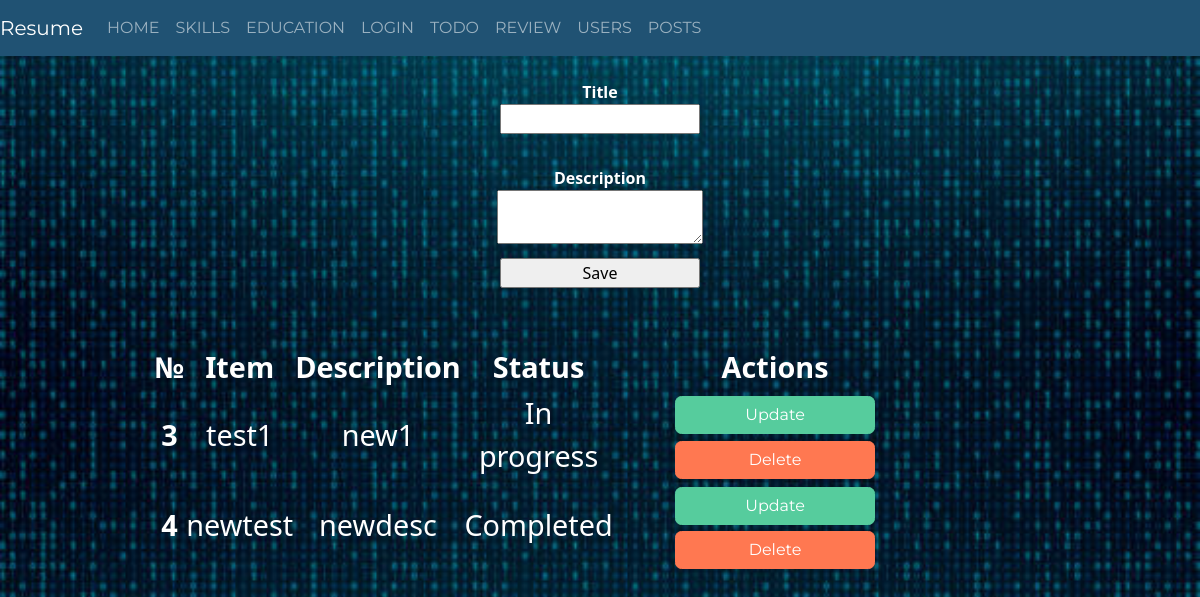
/tasks, run on an earlier commit of the app's database.
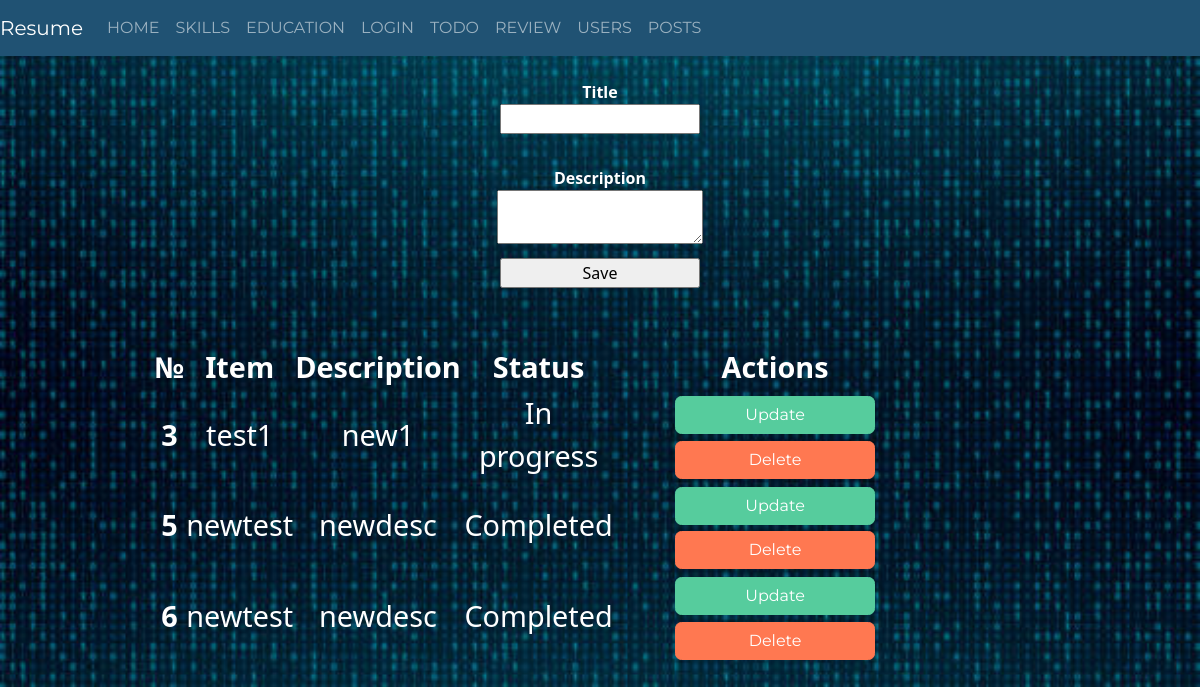
And on a later commit of the database.
### app/todo/templates/models.py (models this page shows)
class Tasks(db.Model):
    id = db.Column(db.Integer, primary_key=True)
    title = db.Column(db.String(100))
    description = db.Column(db.String(600))
    complete = db.Column(db.Boolean)

### app/todo/templates/views.py (the view)
@todo.route('/tasks', methods=["POST","GET"])
def tasks():
   todo = Todo()
   if todo.validate_on_submit():
    text = todo.text.data
    description = todo.description.data
    new = Tasks(title=text,description=description,complete=False)
    db.session.add(new)
    db.session.commit()
   todo_list =db.session.query(Tasks).all()
   return render_template("todo.html",form = todo, list=todo_list)

### app/todo/templates/forms.py
class Todo(FlaskForm):
    text = StringField("Title",
                           validators=[DataRequired(message="Це поле обов'язкове")])
    description = TextAreaField("Description")
    submit = SubmitField("Save")

### app/todo/templates/todo/todo.html (shortened to what this page needs)
{% extends 'base.html' %}
{% from "_render_field.html" import render_field %}
{% block body %}
<body>
    <div class="container">
    <form  action={{url_for(".tasks")}} method="POST" novalidate>
    {{ render_field(form.text )}}
    {{ render_field(form.description )}}
    {{form.submit()}}
</form>
<form>
    <table class="todo">
        <thead>
            <th>№</th>
            <th>Item</th>
            <th>Description</th>
            <th>Status</th>
            <th>Actions</th>
        </thead>
        <tbody>
            {% for i in list %}
            <tr>
                <th>{{i.id}}</th>
                <td>{{i.title}}</td>
                <td>{{i.description}}</td>
                <td>
                    {% if i.complete == False %}
                    <div>In progress</div>
                    {% else %}
                    <div>Completed</div>
                    {% endif %}
                </td>
                <td>
                    <a class="btn btn-success" href="/tasks/update/{{i.id}}">Update</a>
                    <a class="btn btn-danger" href="/tasks/delete/{{i.id}}">Delete</a>
                </td>
            </tr>
            {% endfor %}
        </tbody>
    </table>
</form>
</div>
</body>
{% endblock %}

### app/templates/base.html (shortened to what this page needs)
<!DOCTYPE html>
<html lang="en">
<head>
    <link rel="stylesheet" type="text/css"
 href="{{ url_for('static', filename='css/styles.css') }}">
  </head>
 <body>
 {% include "nav.html" %}
  {% block body %}
{% endblock %}
</body>
</html>

### app/templates/_render_field.html (shortened to what this page needs)
{% macro render_field(field, placeholder) %}
<br>
  <dt>{{ field.label }}</dt>
  <dd>{{ field(placeholder=placeholder, **kwargs) | safe }}</dd>
{% endmacro %}

### app/templates/nav.html (shortened to what this page needs)
{% set menu = {"Home": url_for("main.home"),"Skills": url_for("main.skills"),"Education": url_for("main.education"),   "Login": url_for("auth.login"), "Todo":url_for("todo.tasks"), "Review":url_for("sam.review"), "Users":url_for("auth.all_users"), "Posts":url_for("posts.view_all")} %}
<nav class="navbar navbar-expand-lg navbar-dark "  style="background-color:rgb(32, 82, 115);">
    <a class="navbar-brand" href="#">Resume</a>
    <div class="collapse navbar-collapse" id="navbarNav">
      <ul class="navbar-nav">
        {%for name, url  in menu.items() %}
        {% if name=="Login" and current_user.is_authenticated %}
        <li class="nav-item">
          <a class="nav-link" href= "account" >   ACCOUNT    </a>
        </li>
        <li class="nav-item">
          <a class="nav-link" href= "info" >   INFO   </a>
        </li>
        {% else %}
        <li class="nav-item">
          <a class="nav-link" href={{url}}>  {{name | upper }}   </a>
        </li>
        {% endif %}
        {% endfor %}
      </ul>
    </div>
  </nav>

### app/static/css/styles.css (style rules this page uses)
body { max-width: 100%; overflow-x: hidden; background-repeat: no-repeat repeat; background-size: 100%; background-image: url('/static/images/images.png') }
input { width: 30%; max-width: 200px; }
label { background-color:#80808000; width: 100%; color: rgb(255, 255, 255) !important; font-size: 100%; }
form { width:100%; text-align: center; }
.btn { min-width: 200px; }
.todo { margin-left: 10%; margin-top: 5%; background-color:#80808000; width: 70%; font-size: 180%; color: rgb(255, 255, 255) !important; }

What changed in the data, as far as the page shows it:
removed Tasks: id "4", title "newtest", description "newdesc", shows "Completed"
added Tasks: id "5", title "newtest", description "newdesc", shows "Completed"
added Tasks: id "6", title "newtest", description "newdesc", shows "Completed"
